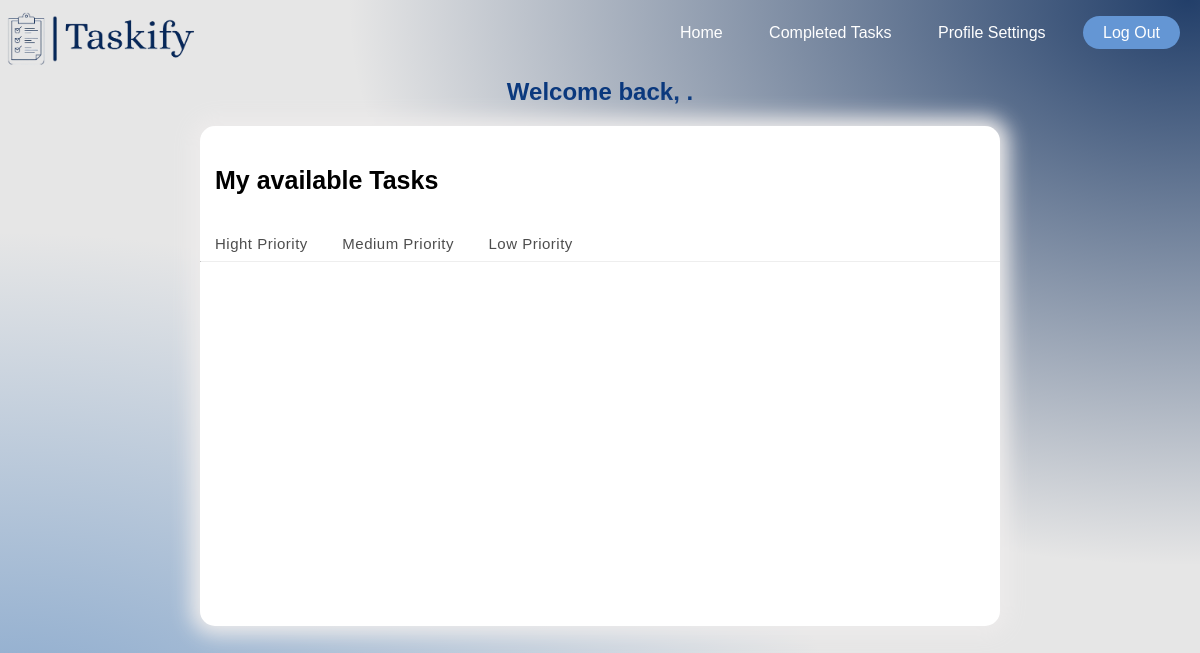
The page /availableTasks/ on the database as committed earlier.
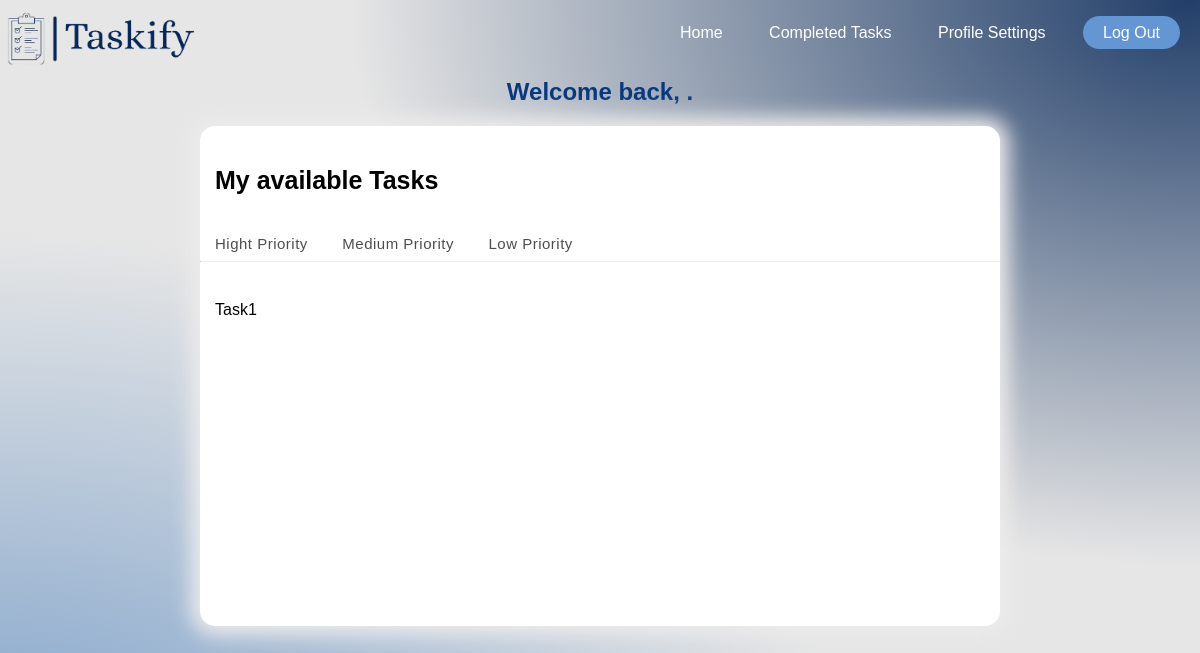
The same page on the database as committed later.
### availableTasks/models.py (models this page shows)
class Task(models.Model):
    title=models.CharField(max_length=50)
    priority=models.CharField(max_length=20)
    description=models.TextField()
    status=models.BooleanField(default=False)
    createdby=models.CharField(max_length=100, default='test')

### availableTasks/views.py (the view)
# urls.py: path('availableTasks/',views.availableTasks),
def availableTasks(request):
    task=Task.objects.all()
    return render(request,'availableTasks.html',{'task':task})

### availableTasks/templates/availableTasks.html (shortened to what this page needs)
{%load static%}
<!DOCTYPE html>
<html>
<head>
    <link rel="stylesheet" href="{% static 'css/availableTasks.css' %}">
</head>
<body>
    <div class="nav">
        <img src="{% static 'images/result1.png' %}" class="logo">
        <div class="buttons">
            <ul>
                <li><a class="nav-link" href="TeacherHome.html">Home</a></li>
                <li><a class="nav-link" href="completed.html">Completed Tasks</a></li>
                <li><a class="nav-link" href="profileSettings.html">Profile Settings</a></li>
                <li><a class="log-link" href="..\Home page\school.html">Log Out</a></li>
            </ul>
        </div>
    </div>
    <header>
        <h2 style="text-align: center;color:#0a387d"> Welcome back, .</h2>
    </header>
    <div class="table">
        <h3 class="thead"> My available Tasks</h3>
        <nav>
            <a href="#" class="links" onclick="high()">Hight Priority</a>
            <a href="#" class="links" onclick="medium()">Medium Priority</a>
            <a href="#" class="links" onclick="low()">Low Priority</a>
        </nav>
        <hr>
        <div class="tasks">
            {% for task in task %}
            <p><a href="{% url 'task_detail' %}">{{ task.title }}</a></p>
            {% endfor %}
        </div>
    </div>
</body>
</html>

Rows that differ between the two databases and show on the page:
added Task: title "Task1"
